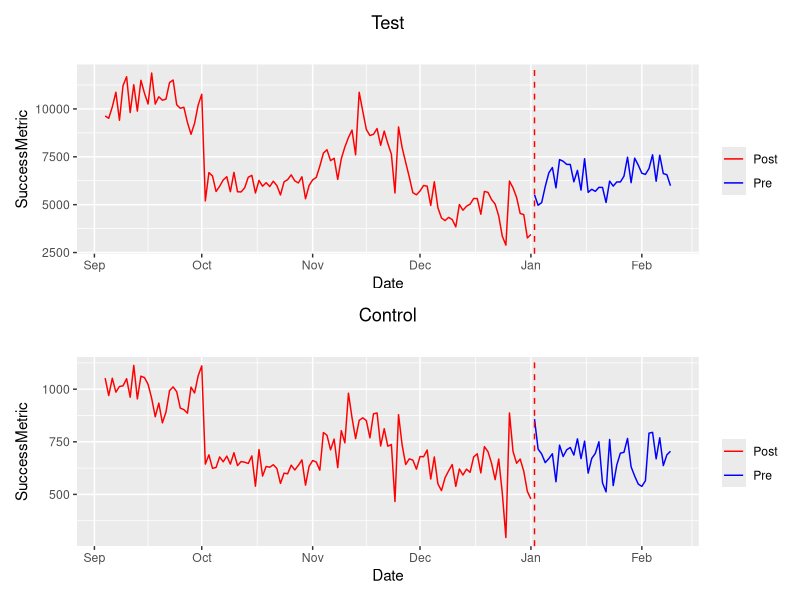

This figure's R source:
#----------------- Run this for the first time install R ----------------------
#mypackages <- c( #'readxl','xlsx',
#  'data.table','reshape',
#  'chron','lubridate','purrr','dplyr', 
#  'cluster','factoextra','tidyr','philentropy', 
#  'stringr', 'ggplot2', 'patchwork')
#install.packages(mypackages)
#------------------------------------------------------------------------------

# 0) Install and read the data and ETL

library(data.table)
library(dplyr)
library(lubridate)
library(ggplot2)
library(patchwork)

# Sample dataframe with date and sales value columns
df <- fread('Tool_Output.csv' )
df <- na.omit(df)
# Convert date column to datetime format
df$Date <- as.Date(df$Date, format = "%m/%d/%Y %H:%M:%S")

df <- df %>% group_by(Date, WithinRange, Group) %>% summarise(SuccessMetric = sum(SuccessMetric)) %>% arrange(Date)

# Split the dataframe to two group of control and test
df$test_group <- ifelse(df$Group == 'Test', 1, 0)
df1 <- df[df$test_group == 1,]
df2 <- df[df$test_group == 0,]

# Define the start date for the test
for_loop <- df1[df1$WithinRange == 'Post', 'Date']
start_date <- min(for_loop$Date)
df1$pre_post <- ifelse(df1$Date >= start_date, "Pre", "Post")
df2$pre_post <- ifelse(df2$Date >= start_date, "Pre", "Post")

# Split the Test data into two groups based on the test start date
test_pre <- df1[df1$Date < start_date,]
test_pos <- df1[df1$Date >= start_date,]

# Split the control data into two groups based on the test start date
cont_pre <- df2[df2$Date < start_date,]
cont_pos <- df2[df2$Date >= start_date,]


# 1) Draw graphs of both test and control sets. add the date of test as a v-line
# ---------------------- PLOT ----------------
test_message <- ''
control_message <- ''

if (nrow(test_pre) == 0) test_message <- '*Test Groups Pre-Test is empty'
if (nrow(test_pos) == 0) test_message <- '*Test Groups Post-Test is empty'
if (nrow(cont_pre) == 0) control_message <- '*Control Groups Pre-Test is empty'
if (nrow(cont_pos) == 0) control_message <- '*Control Groups Post-Test is empty'

jpeg(filename = "Plot_of_Input.jpg", pointsize =24, width=20, height=20, units="cm", res=300, quality=600, bg = "white", restoreConsole = TRUE)
# Line plot with multiple groups
p1 <- ggplot(data=df1, aes(x=Date, y=SuccessMetric, group=pre_post), size=1) +
  geom_line(aes(color=pre_post))+
#  geom_point(aes(color=pre_post)) +
  scale_color_manual(name = "", 
                     values = c("Pre" = "blue", "Post" = "red")) +
  labs(title = "Test", subtitle = test_message) +
  theme(plot.title = element_text(hjust = 0.5)) +
  geom_vline(xintercept = as.numeric(start_date), linetype = "dashed", color = "red")

p2 <- ggplot(data=df2, aes(x=Date, y=SuccessMetric, group=pre_post), size=1) +
  geom_line(aes(color=pre_post))+
#  geom_point(aes(color=pre_post)) +
  scale_color_manual(name = "", 
                     values = c("Pre" = "blue", "Post" = "red")) +
  labs(title = "Control", subtitle = control_message) +
  theme(plot.title = element_text(hjust = 0.5)) +
  geom_vline(xintercept = as.numeric(start_date), linetype = "dashed", color = "red")

combined_plot <- p1 + p2 + plot_layout(nrow = 2) 
combined_plot
dev.off()

# perform difference-in-differences analysis
test_pre_mean <- mean(test_pre$SuccessMetric)
test_pos_mean <- mean(test_pos$SuccessMetric)
cont_pre_mean <- mean(cont_pre$SuccessMetric)
cont_pos_mean <- mean(cont_pos$SuccessMetric)

# numeric change on mean after test
did <- (test_pos_mean - test_pre_mean) - (cont_pos_mean - cont_pre_mean)
did

# Change of rate after test
did_rate <- did / test_pre_mean
did_rate

error_message <- 'No Error Message'

if(is.nan(did)){
  if (nrow(test_pre) == 0) error_message <- 'Test Groups Pre-Test is empty'
  if (nrow(test_pos) == 0) error_message <- 'Test Groups Post-Test is empty'
  if (nrow(cont_pre) == 0) error_message <- 'Control Groups Pre-Test is empty'
  if (nrow(cont_pos) == 0) error_message <- 'Control Groups Post-Test is empty'
}

cat(sprintf("Numeric change = %.4f,\nChange Rate Post test = %.2f%%\n", did, did_rate * 100))

# Perform two-sample t-test
test_pre_mean <- mean(test_pre$SuccessMetric)
test_pos_mean <- mean(test_pos$SuccessMetric)

t_test_result <- t.test(test_pre$SuccessMetric, test_pos$SuccessMetric)
p_value_origin <- t_test_result$p.value

if (p_value_origin <= 0.05){
  p_value_meaning_text <- 'Test is Statisticaly Significant'
} else {
  p_value_meaning_text <- 'Test is Not Statisticaly Significant'
}


print(paste0("Original t-test result P value = ", format(p_value_origin, digits=4)))
p_output <- print(p_value_origin, digits=4)

output <- data.frame(p_value = c(p_value_origin),
                     p_value_meaning = c(p_value_meaning_text),
                     Lift_Perc_over_Control_Group = c(did_rate),
                     Error = c(error_message)
)
print(output)

write.csv(output, "statistical_significance_output.csv", row.names=FALSE)
